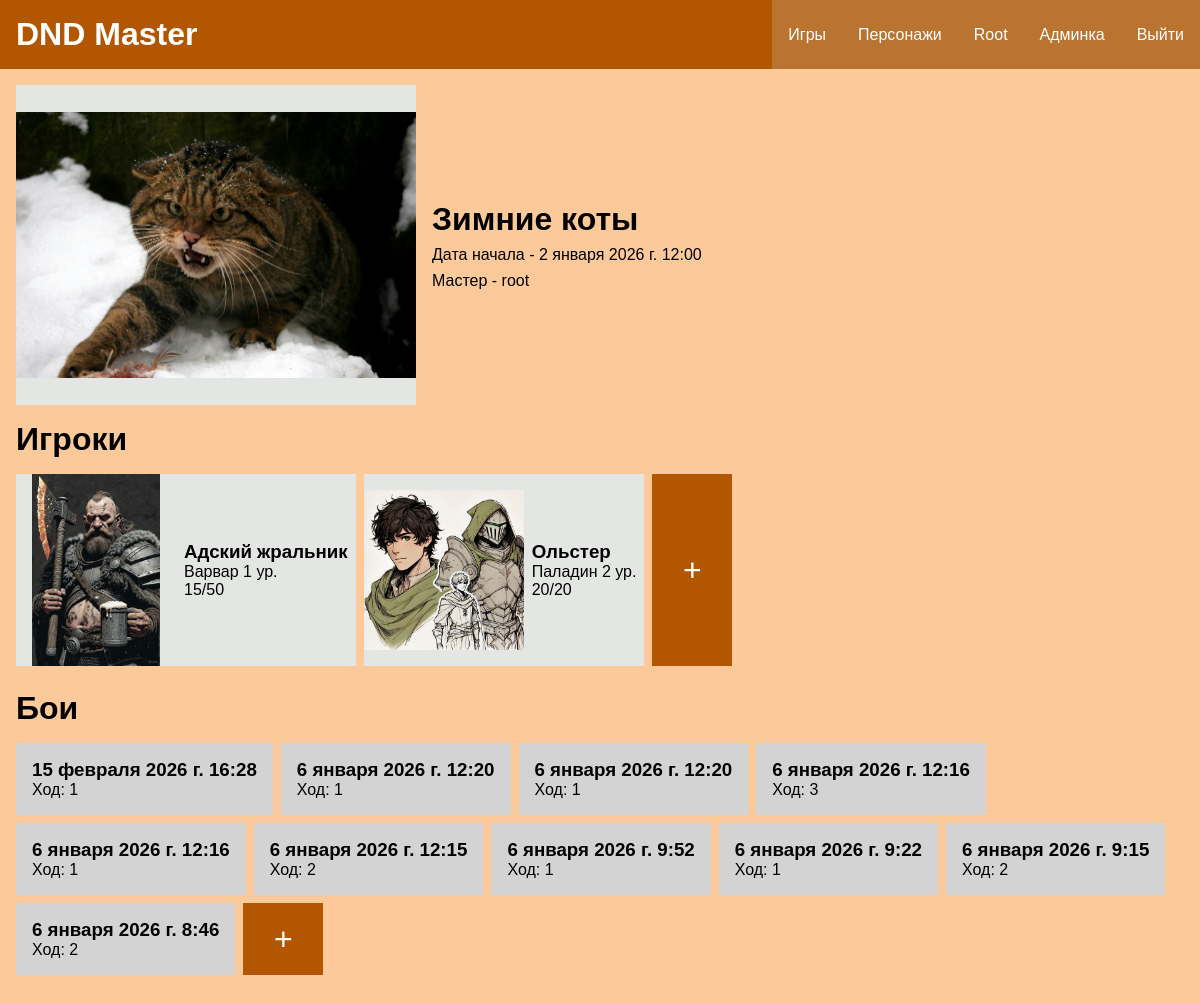
/game/1 (signed in), run on an earlier commit of the app's database.
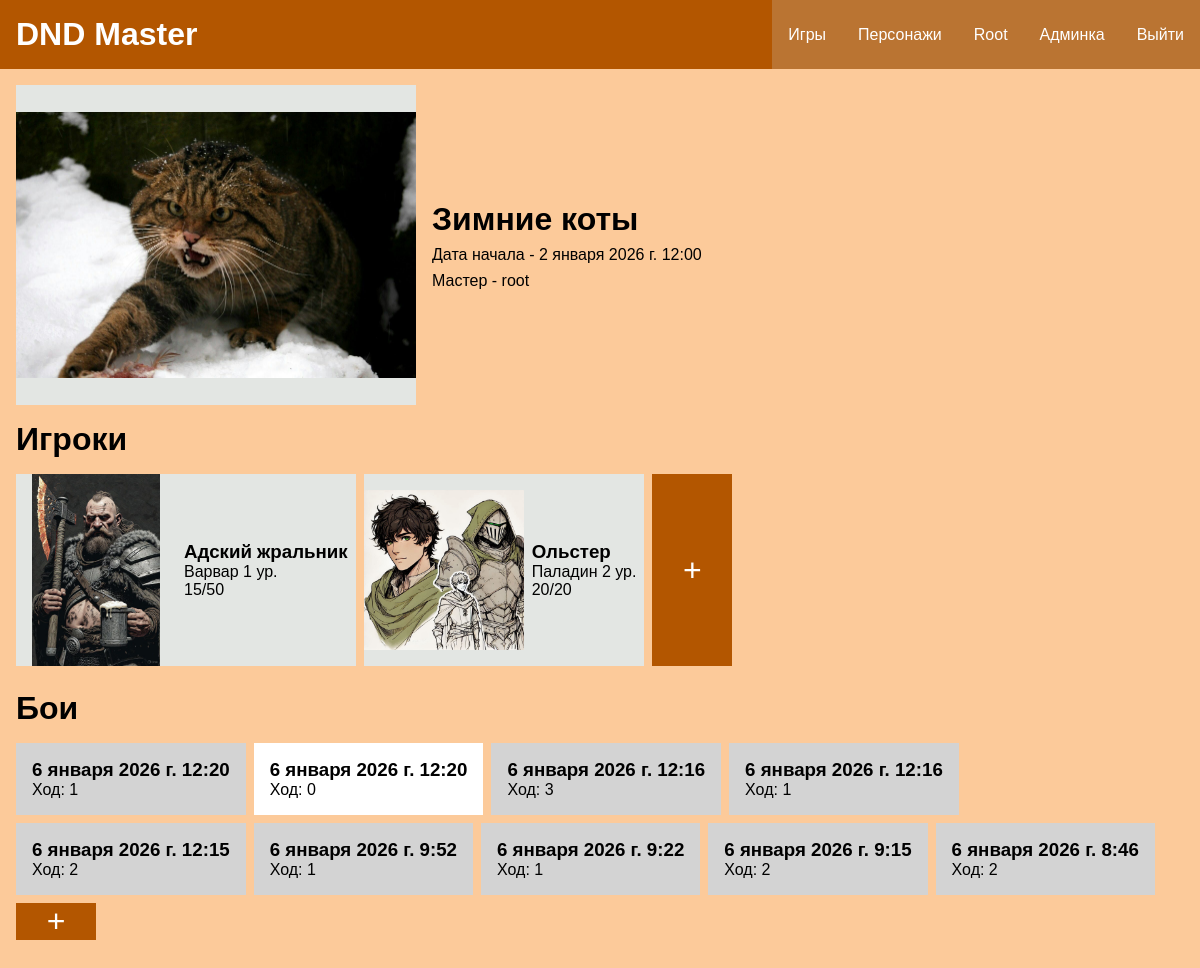
And on a later commit of the database.
### characterapp/models.py (models this page shows, shortened)
class Character(models.Model):
    name = models.CharField(max_length=100, verbose_name="Имя")
    dnd_class = models.ForeignKey(DndClass, on_delete=models.PROTECT, null=True, verbose_name="Класс")
    dnd_subclass = models.CharField(max_length=100, verbose_name="Подкласс", null=True, blank=True)
    race = models.ForeignKey(Race, on_delete=models.PROTECT, null=True, verbose_name="Раса")
    background = models.ForeignKey(Background, on_delete=models.PROTECT, null=True, verbose_name="Предыстория")
    max_hp = models.IntegerField(default=0, verbose_name="Max hp", validators=[MinValueValidator(0)])
    hp = models.IntegerField(default=0, verbose_name="HP", validators=[MinValueValidator(0)])
    armor_class = models.IntegerField(default=0, verbose_name="КД", validators=[MinValueValidator(0)])
    initiative = models.IntegerField(null=True, verbose_name="Инициатива", default=0)
    cooper_coins = models.IntegerField(default=0, verbose_name="ММ", validators=[MinValueValidator(0)])
    silver_coins = models.IntegerField(default=0, verbose_name="СМ", validators=[MinValueValidator(0)])
    gold_coins = models.IntegerField(default=0, verbose_name="ЗМ", validators=[MinValueValidator(0)])
    is_player = models.BooleanField(verbose_name="Игрок")
    player_name = models.CharField(max_length=100, null=True, verbose_name="Имя игрока", blank=True)
    image = models.ImageField(upload_to="characters/", null=True, blank=True, verbose_name="Изображение")
    user = models.ForeignKey(get_user_model(), null=True, blank=True, on_delete=models.PROTECT)
    level = models.IntegerField(default=1, verbose_name="Уровень", validators=[MinValueValidator(1)])
    speed = models.IntegerField(default=0, verbose_name="Скорость", validators=[MinValueValidator(0)])
    proficient_bonus = models.IntegerField(default=2, verbose_name="Бонус мастерства")
    slug = models.SlugField(null=True, blank=True)
    class Meta:
        unique_together = ('name', 'race', 'user')
        verbose_name = "Персонаж"
        verbose_name_plural = "Персонажи"
    def get_absolute_url(self):
        return reverse('characters:character-detail', kwargs={'slug': self.slug})

### bookdata/models.py (models this page shows)
class DndClass(models.Model):
    name = models.CharField(max_length=100, verbose_name="Имя")
    image = models.ImageField(upload_to="bookdata/classes/", null=True, blank=True, verbose_name="Изображение")
    class Meta:
        verbose_name = "Класс"
        verbose_name_plural = "Классы"
    def __str__(self):
        return self.name

### game/models.py (models this page shows, shortened)
class Encounter(models.Model):
    stage = models.IntegerField(validators=[MinValueValidator(0)], default=0, verbose_name="Ход")
    is_start = models.BooleanField(default=False, verbose_name="Начат")
    is_complete = models.BooleanField(default=False, verbose_name="Завершен")
    game = models.ForeignKey(Game, related_name='encounters', on_delete=models.CASCADE, verbose_name="Игра")
    time_start = models.DateTimeField(auto_now_add=True, verbose_name="Время начала")
    time_end = models.DateTimeField(null=True, blank=True, verbose_name="Время окончания")
    class Meta:
        verbose_name = "Битва"
        verbose_name_plural = "Битвы"
        ordering = ['is_complete', '-time_start']
    def get_absolute_url(self):
        return reverse('game:encounter-detail', kwargs={'pk': self.pk})

### game/views.py (the view)
# urls.py: path('game/<int:pk>', views.GameDetailView.as_view(), name='game-detail'),
class GameDetailView(LoginRequiredMixin, UserPassesTestMixin, DetailView):
    model = Game
    context_object_name = 'game'
    template_name = 'game/game_detail.html'
    def test_func(self):
        return self.request.user == self.get_object().master
    def get_context_data(self, **kwargs):
        context = super().get_context_data(**kwargs)
        context['title'] = context['game'].name
        context['characters'] = context['game'].characters.all()
        context['encounters'] = context['game'].encounters.all().order_by('-time_start')
        return context

### game/templates/game/game_detail.html (shortened to what this page needs)
{% extends 'base.html' %}
{% block content %}
    <div class="main_without_side_bar_div">
        <div class="game_info list_element">
            <img src="{{game.image.url}}">
            <div class="game_info_info">
                <h1>{{game.name}}</h1>
                <p>Дата начала - {{game.time_start}}</p>
                <p>Мастер - {{game.master}}</p>
            </div>
        </div>
        <div class="character_list_div list_element">
            <h1>Игроки</h1>
            <div class="character_card_list">
                {% for character in characters %}
                <a href="{{ character.get_absolute_url }}">
                <div class="character_card">
                    {% if character.image %}
                    <img src="{{ character.image.url }}">
                    {% else %}
                    <img src="/media/staticmedia/image-placeholder-vertical.jpg">
                    {% endif %}
                    <div class="character_card_info">
                        <h3>{{character.name}}</h3>
                        <p>{{character.dnd_class}} {{character.level}} ур.</p>
                        <p>{{character.hp}}/{{character.max_hp}}</p>
                    </div>
                </div>
                </a>
                {% endfor %}
                 <a href="{% url 'game:game-add-character' game.pk %}">
                    <p class="flex_add_button">
                        +
                    </p>
                </a>
            </div>
        </div>
        <div class="encounter_list_div list_element">
            <h1>Бои</h1>
            <div class="character_card_list">
                {% for encounter in encounters %}
                <a href="{{ encounter.get_absolute_url }}" class="character_card_list_element">
                    <div class="encounter_card {% if encounter.is_complete %}completed_encounter_card{% else %}not_completed_encounter_card{% endif %}">
                        <h3>{{encounter.time_start}}</h3>
                        <p>Ход: {{encounter.stage}}</p>
                    </div>
                </a>
                {% endfor %}
                <form method="post" action="{% url 'game:encounter-redirect' game.pk %}" class="character_card_list_element">
                    <button class="flex_add_button">+</button>
                </form>
            </div>
        </div>
    </div>
{% endblock %}

What changed in the data, as far as the page shows it:
removed Encounter: time_start "15 февраля 2026 г. 16:28", stage "1"
changed Encounter (number 2 of 9 on the later page): is_complete True → False (drawn); stage "1" → "0"
